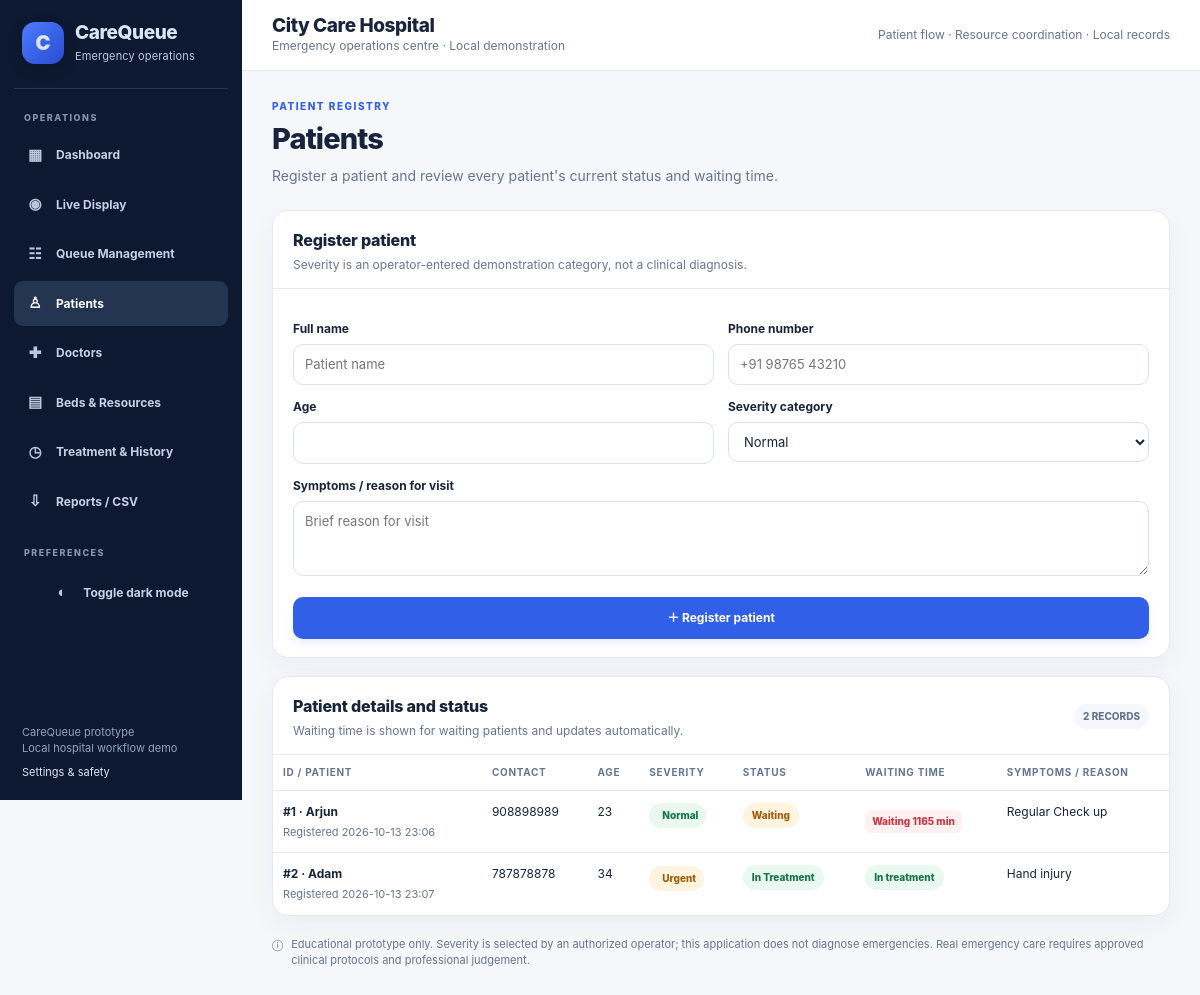
Page /patients on the committed database.
### tables this page shows
CREATE TABLE patients (
                id INTEGER PRIMARY KEY AUTOINCREMENT,
                name TEXT NOT NULL,
                phone TEXT NOT NULL DEFAULT '',
                age INTEGER NOT NULL CHECK(age BETWEEN 0 AND 120),
                severity INTEGER NOT NULL CHECK(severity IN (1,2,3)),
                symptoms TEXT NOT NULL,
                status TEXT NOT NULL DEFAULT 'waiting'
                    CHECK(status IN ('waiting','in_treatment','treated')),
                created_at TEXT NOT NULL,
                treated_at TEXT,
                doctor_id INTEGER,
                bed_id INTEGER
            , started_at TEXT, completed_at TEXT, outcome TEXT, notes TEXT NOT NULL DEFAULT '');

### app.py (the view)
    @app.get("/patients")
    def patients_page():
        db = db_connect()
        rows = db.execute("""SELECT * FROM patients
            ORDER BY CASE status WHEN 'waiting' THEN 0 WHEN 'in_treatment' THEN 1 ELSE 2 END,
            severity ASC, created_at ASC, id ASC""").fetchall()
        db.close()
        return render_template("patients.html", patients=rows, labels=LABELS, colors=COLORS)

### templates/patients.html (shortened to what this page needs)
{% extends "base.html" %}{% block title %}Patients{% endblock %}{% block content %}
<div class="page-heading"><div><div class="eyebrow">Patient registry</div><h1>Patients</h1><p class="lead">Register a patient and review every patient's current status and waiting time.</p></div></div>
<section class="data-panel"><div class="panel-header"><div><h2>Register patient</h2><div class="panel-subtitle">Severity is an operator-entered demonstration category, not a clinical diagnosis.</div></div></div>
<div class="panel-body"><form method="post" action="{{ url_for('add_patient') }}"><div class="patient-form-grid">
<div><label for="patient-name">Full name</label><input id="patient-name" name="name" maxlength="100" required placeholder="Patient name"></div>
<div><label for="patient-phone">Phone number</label><input id="patient-phone" name="phone" type="tel" pattern="[0-9+() -]{7,20}" required placeholder="+91 98765 43210"></div>
<div><label for="patient-age">Age</label><input id="patient-age" name="age" type="number" min="0" max="120" required></div>
<div><label for="patient-severity">Severity category</label><select id="patient-severity" name="severity"><option value="1">Critical</option><option value="2">Urgent</option><option value="3" selected>Normal</option></select></div>
<div class="full"><label for="patient-symptoms">Symptoms / reason for visit</label><textarea id="patient-symptoms" name="symptoms" maxlength="500" required placeholder="Brief reason for visit"></textarea></div></div><div class="form-actions"><button type="submit">＋ Register patient</button></div></form></div></section>
<section class="data-panel"><div class="panel-header"><div><h2>Patient details and status</h2><div class="panel-subtitle">Waiting time is shown for waiting patients and updates automatically.</div></div><span class="count-pill">{{ patients|length }} RECORDS</span></div>
<div class="table-wrap"><table><thead><tr><th>ID / Patient</th><th>Contact</th><th>Age</th><th>Severity</th><th>Status</th><th>Waiting time</th><th>Symptoms / reason</th></tr></thead><tbody>
{% for p in patients %}<tr><td><strong>#{{ p.id }} · {{ p.name }}</strong><div class="patient-meta">Registered {{ p.created_at[:16]|replace('T',' ') }}</div></td><td>{{ p.phone or '—' }}</td><td>{{ p.age }}</td><td><span class="badge {{ colors[p.severity] }}">{{ labels[p.severity] }}</span></td><td><span class="status-chip {{ p.status }}">{{ p.status|replace('_',' ')|title }}</span></td><td>{% if p.status=='waiting' %}<span class="wait-time" data-created="{{ p.created_at }}">Calculating…</span>{% elif p.status=='in_treatment' %}<span class="status-chip in_treatment">In treatment</span>{% else %}<span class="status-chip treated">Completed</span>{% endif %}</td><td>{{ p.symptoms }}</td></tr>{% else %}<tr><td colspan="7">No patient records yet. Register the first patient above.</td></tr>{% endfor %}
</tbody></table></div></section>
{% endblock %}

### templates/base.html (style rules this page uses)
:root { --bg:#f5f7fb;--surface:#fff;--ink:#17243b;--muted:#66758e;--line:#e5eaf2;--navy:#101d35;--blue:#315fe8;--blue-dark:#234ac0;--blue-soft:#edf2ff;--red:#c73543;--red-soft:#fff0f1;--amber:#a55a08;--amber-soft:#fff4df;--green:#147447;--green-soft:#e9f8f0;--shadow:0 10px 28px rgba(19,35,64,.045) }
* { box-sizing:border-box }
body { margin:0;background:var(--bg);color:var(--ink);font-family:Inter,-apple-system,BlinkMacSystemFont,"Segoe UI",sans-serif;font-size:14px;line-height:1.5;transition:background .2s,color .2s }
.eyebrow { text-transform:uppercase;letter-spacing:1.5px;font-size:10px;font-weight:800;color:var(--blue);margin-bottom:8px }
.page-heading { display:flex;align-items:flex-start;justify-content:space-between;gap:20px;margin-bottom:24px }
h1 { font-size:29px;letter-spacing:-.9px;line-height:1.2;margin:0 0 8px;font-weight:800 }
h2 { font-size:16px;letter-spacing:-.2px;margin:0;font-weight:800 }
.lead { font-size:14px;color:var(--muted);margin:0;max-width:700px }
.button,button { border:0;border-radius:10px;padding:10px 13px;font:inherit;font-size:12px;font-weight:750;display:inline-flex;align-items:center;justify-content:center;gap:7px;text-decoration:none;cursor:pointer;transition:background .15s,transform .15s }
.button-primary,button { background:var(--blue);color:white;box-shadow:0 4px 10px #315fe81a }
.panel-header { padding:17px 20px 14px;border-bottom:1px solid var(--line);display:flex;justify-content:space-between;align-items:center;gap:12px }
.panel-subtitle { color:var(--muted);font-size:12px;margin-top:4px }
.panel-body { padding:18px 20px }
label { display:block;font-size:12px;font-weight:750;margin:13px 0 6px;color:var(--ink) }
input,select,textarea { width:100%;padding:10px 11px;border:1px solid #d9e1ee;border-radius:10px;font:inherit;font-size:13px;background:var(--surface);color:var(--ink) }
textarea { min-height:75px;resize:vertical }
.form-actions { margin-top:16px }
.form-actions button { width:100%;padding:12px }
.count-pill { border-radius:99px;background:var(--bg);color:var(--muted);font-weight:800;font-size:10px;padding:5px 9px;white-space:nowrap }
.patient-meta { font-size:11px;color:var(--muted);margin-top:3px }
.badge { display:inline-flex;align-items:center;gap:5px;border-radius:99px;padding:5px 8px;font-size:10px;font-weight:850;white-space:nowrap }
.badge.urgent { background:var(--amber-soft);color:var(--amber) }
.badge.normal { background:var(--green-soft);color:var(--green) }
.wait-time { display:inline-block;font-size:10px;font-weight:800;padding:4px 7px;border-radius:7px;background:var(--green-soft);color:var(--green);margin-top:7px }
.wait-time.late { background:var(--red-soft);color:var(--red) }
.table-wrap { overflow-x:auto }
table { width:100%;border-collapse:collapse;font-size:12px }
th { text-align:left;color:var(--muted);font-size:10px;text-transform:uppercase;letter-spacing:.7px;padding:10px }
td { border-top:1px solid var(--line);padding:12px 10px;vertical-align:top }
.data-panel { background:var(--surface);border:1px solid var(--line);border-radius:16px;overflow:hidden;box-shadow:var(--shadow);margin-bottom:18px }
.status-chip { display:inline-flex;padding:5px 9px;border-radius:99px;font-size:10px;font-weight:800;background:var(--blue-soft);color:var(--blue);white-space:nowrap }
.status-chip.waiting { background:var(--amber-soft);color:var(--amber) }
.status-chip.in_treatment { background:var(--green-soft);color:var(--green) }
.patient-form-grid { display:grid;grid-template-columns:repeat(2,minmax(0,1fr));gap:0 14px }
.patient-form-grid .full { grid-column:1/-1 }

### rows in the picture
patients: id "1", name "Arjun", created_at "2026-10-13 23:06", phone "908898989", age "23", severity "Normal", status "Waiting", symptoms "Regular Check up"
patients: id "2", name "Adam", created_at "2026-10-13 23:07", phone "787878878", age "34", severity "Urgent", status "In Treatment", shows "In treatment", symptoms "Hand injury"

### other values in the picture
{{ patients|length }} "2"
